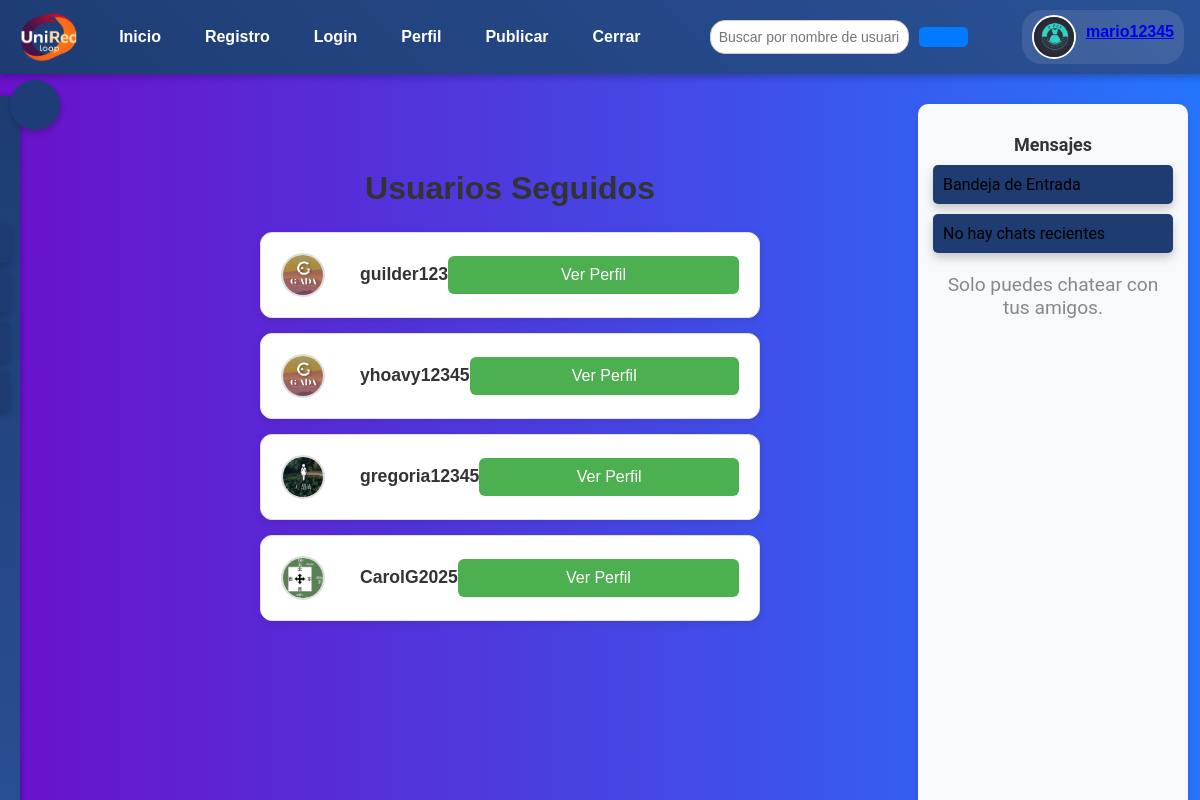
The app's page /seguidos/ (signed in) with its own data.
### MiApp/models.py (models this page shows, shortened)
class Perfil(models.Model):
    usuario = models.OneToOneField(User, on_delete=models.CASCADE)
    bio = models.TextField(blank=True, null=True)  # Información adicional sobre el usuario
    foto_perfil = models.ImageField(upload_to='perfil/', blank=True, null=True)  # Foto de perfil

class Seguimiento(models.Model):
    seguidor = models.ForeignKey(User, related_name='seguidores', on_delete=models.CASCADE)
    seguido = models.ForeignKey(User, related_name='seguidos', on_delete=models.CASCADE)
    fecha_seguimiento = models.DateTimeField(auto_now_add=True)
    class Meta:
        unique_together = ('seguidor', 'seguido')

### MiApp/views.py (the view)
# urls.py: path('seguidos/', views.ver_seguidos, name='ver_seguidos'),
@login_required
def ver_seguidos(request):
    seguidos = Seguimiento.objects.filter(seguidor=request.user)
    return render(request, 'ver_seguidos.html', {'seguidos': seguidos})

### MiApp/templates/ver_seguidos.html (shortened to what this page needs)
{% extends 'base.html' %}
{% block content %}
<div class="containerSeguidos">
    <h2 class="title">Usuarios Seguidos</h2>
    <ul class="followed-list">
        {% for seguimiento in seguidos %}
            <li class="followed-item">
                <div class="user-info">
                    <img class="user-avatar"
                         src="{{ seguimiento.seguido.perfil.foto_perfil.url|default:'/static/images/default-profile.png' }}"
                         alt="Foto de {{ seguimiento.seguido.username }}"
                         width="50">
                    <span class="followed-name">{{ seguimiento.seguido.username }}</span>
                </div>
                <button class="view-profile-btn">Ver Perfil</button>
            </li>
        {% endfor %}
    </ul>
</div>
{% endblock %}

### MiApp/templates/base.html (shortened to what this page needs)
{% load static %}
<!DOCTYPE html>
<html lang="es">
<head>
    <link rel="stylesheet" href="{% static 'css/barraNavegacion.css' %}">
    <link rel="stylesheet" href="{% static 'css/login.css' %}">
    <link rel="stylesheet" href="{% static 'css/registro.css' %}">
    <link rel="stylesheet" href="{% static 'css/perfil.css' %}">
    <link rel="stylesheet" href="{% static 'css/inicio.css' %}">
    <link rel="stylesheet" href="{% static 'css/agregar_publicacion.css' %}">
    <link rel="stylesheet" href="{% static 'css/menu_lateral.css' %}">
    <link rel="stylesheet" href="{% static 'css/ver_amigos.css' %}">
    <link rel="stylesheet" href="{% static 'css/ver_seguidores.css' %}">
    <link rel="stylesheet" href="{% static 'css/ver_seguidos.css' %}">
    <link rel="stylesheet" href="{% static 'css/ver_usuarios.css' %}">
    <link rel="stylesheet" href="{% static 'css/enviar_mensaje.css' %}">
    <link rel="stylesheet" href="{% static 'css/chat.css' %}">
    <link rel="stylesheet" href="{% static 'css/barra_izquierda.css' %}">
    <link rel="stylesheet" href="{% static 'css/bandeja_entrada.css' %}">
    <link rel="stylesheet" href="{% static 'css/ver_historias.css' %}">
    <link rel="stylesheet" href="{% static 'css/agregar_historia.css' %}">
</head>
<body>
    <nav class="BarraNavegacion">
        <div class="logo">
            <img src="{% static 'img/logo_UniRed-Loop.png' %}" alt="Logo de UniRed Loop" class="logo-img" >
        </div>
             <div class="menu-navegacion">
                <ul class="nav-menu">
                    <li><a href="{% url 'inicio' %}">Inicio </a></li>
                    <li><a href="{% url 'registro' %}">Registro </a></li>
                    <li><a href="{% url 'login' %}">Login</a></li>
                    <li><a href="{% url 'perfil' %}">Perfil </a></li>
                    <li><a href="{% url 'agregar_publicacion' %}">Publicar </a></li>
                    <li><a href="{% url 'logout' %}">Cerrar </a></li>
                </ul>
            </div>
        <div class="buscador-container">
            <input type="text" id="buscador" placeholder="Buscar por nombre de usuario" onkeyup="buscarPublicacion()">
            <button onclick="buscarPublicacion()"></button>
        </div>
        {% if user.is_authenticated %}
            <div class="Perfil">
                {% if user.perfil.foto_perfil %}
                    <img src="{{ user.perfil.foto_perfil.url }}" alt="Foto de perfil">
                {% else %}
                    <img src="{% static 'images/default-avatar.png' %}" alt="Foto de perfil">
                {% endif %}
                <label><a href="{% url 'perfil' %}">{{ user.username }}</a></label>
            </div>
        {% endif %}
    </nav>
    {% include 'menu_lateral.html' %}
    {% include 'barra_izquierda.html' %}
    <div class="content">
        {% block content %}
        {% endblock %}
    </div>
</body>
</html>

### MiApp/templates/menu_lateral.html (shortened to what this page needs)
{% load static %}
<div class="menu-icon" id="menuToggle">
</div>
<div class="menu-container" id="sideMenu">
    <h2>Menú</h2>
    <nav class="side-menu">
        <div>
            <li><a href="{% url 'ver_amigos' %}">Amigos</a></li>
            <li><a href="{% url 'ver_seguidores' %}">Seguidores</a></li>
            <li><a href="{% url 'ver_seguidos' %}">Seguidos</a></li>
            <li><a href="{% url 'ver_usuarios' %}">Usuarios</a></li>
        </div>
    </nav>
</div>

### MiApp/templates/barra_izquierda.html (shortened to what this page needs)
{% load static %}
<div class="menu-container-izquierdo">
    <h2>Mensajes</h2>
    <nav class="side-menu">
        <ul>
            <li><a href="{% url 'bandeja_entrada' %}">  Bandeja de Entrada</a></li>
            {% if ultimo_chat_id %}
                <li><a href="{% url 'chat' receptor_id=ultimo_chat_id %}">Chat con Usuario</a></li>
            {% else %}
                <li><a href="#">No hay chats recientes</a></li>
            {% endif %}
            {% for amistad in amigos %}
                <li class="friend-itemm">
                    {% if amistad.usuario1 == user %}
                        <span class="friend-namee">{{ amistad.usuario2.username }}</span>
                        <a href="{% url 'enviar_mensaje' receptor_id=amistad.usuario2.id %}" class="view-profile-btnn">Mensaje</a>
                        <a href="{% url 'chat' receptor_id=amistad.usuario2.id %}" class="view-profile-btn">Chat</a>
                    {% elif amistad.usuario2 == user %}
                        <span class="friend-namee">{{ amistad.usuario1.username }}</span>
                        <a href="{% url 'enviar_mensaje' receptor_id=amistad.usuario1.id %}" class="view-profile-btnnn">Mensaje</a>
                        <a href="{% url 'chat' receptor_id=amistad.usuario1.id %}" class="view-profile-btnn">Chat</a>
                    {% endif %}
                </li>
            {% empty %}
                <p class="no-friends">Solo puedes chatear con tus amigos.</p>
            {% endfor %}
        </ul>
    </nav>
</div>

### MiApp/static/css/barraNavegacion.css (style rules this page uses)
.BarraNavegacion { position: fixed; display: flex; align-items: center; justify-content: space-between; background: linear-gradient(45deg, #1e3c72, #2a5298); padding: 10px 20px; box-shadow: 0 4px 6px rgba(0, 0, 0, 0.2); font-family: 'Arial', sans-serif; width: 97%; left: 0%; top: 0%; z-index: 2; }
.BarraNavegacion .menu-navegacion ul { display: flex; list-style: none; margin: 0; padding: 0; }
.BarraNavegacion .menu-navegacion ul li { margin: 0 10px; }
.BarraNavegacion .menu-navegacion ul li a { text-decoration: none; color: #ffffff; font-weight: bold; padding: 8px 12px; border-radius: 5px; transition: background 0.3s ease-in-out, transform 0.2s; }
.BarraNavegacion .Perfil { display: flex; align-items: center; background: rgba(255, 255, 255, 0.1); padding: 5px 10px; border-radius: 20px; transition: all 0.3s ease-in-out; }
.BarraNavegacion .Perfil img { margin-right: 10px; border: 2px solid #ffffff; border-radius: 50%; width: 40px; height: 40px; object-fit: cover; transition: border 0.3s ease-in-out; }
.BarraNavegacion .Perfil label { color: #ffffff; font-weight: bold; font-size: 16px; white-space: nowrap; }
.BarraNavegacion .menu-navegacion ul li:last-child { margin-right: 10px; }
.buscador-container { display: flex; align-items: center; margin-left: 20px; }
#buscador { padding: 8px; border-radius: 15px; border: 1px solid #ccc; width: 200px; margin-right: 10px; font-size: 14px; }
.buscador-container button { background-color: #007BFF; color: white; border: none; border-radius: 5px; cursor: pointer; font-size: 14px; transition: background-color 0.3s; }
.content { position: absolute; top: 10%; left: 15%; width: 55%; z-index: 1; }
.logo { display: flex; width: 50px; height: 50px; }
.logo img { width: 60px; height: 50px; }
.menu-navegacion { display: flex; }

### MiApp/static/css/registro.css (style rules this page uses)
body { font-family: 'Arial', sans-serif; margin: 0; padding: 0; background: linear-gradient(to right, #6a11cb, #2575fc); color: #333; }

### MiApp/static/css/menu_lateral.css (style rules this page uses)
.menu-icon { width: 50px; height: 50px; background-color: #1e3c76; border-radius: 50%; display: flex; justify-content: center; align-items: center; position: fixed; top: 80px; left: 10px; z-index: 1100; cursor: pointer; box-shadow: 1px 3px 5px 1px rgba(14, 13, 13, 0.2); transition: all 0.3s ease; }
.menu-container { position: fixed; top: 12%; left: -150px; width: 150px; height: 100vh; background: linear-gradient(#1e3c72, #2a5298); padding: 10px; box-shadow: 2px 0 5px rgba(0, 0, 0, 0.2); transition: left 0.3s ease; z-index: 2; }
.menu-container h2 { color: white; margin-top: 40%; }
.side-menu div { list-style: none; padding: 0; margin: 0; }
.side-menu li { margin-bottom: 15px; }
.side-menu a { position: relative; overflow: hidden; text-decoration: none; color: white; font-size: 18px; padding: 10px; display: block; border-radius: 5px; background-color: #1e3c72; transition: background-color 0.3s ease; }
.side-menu a { box-shadow: 0px 5px 10px rgba(0, 0, 0, 0.2); transition: box-shadow 0.3s ease; }

### MiApp/static/css/ver_amigos.css (style rules this page uses)
.title { text-align: center; font-size: 2rem; color: #333; margin-bottom: 20px; font-family: 'Arial', sans-serif; }
.view-profile-btn { background-color: #4CAF50; color: white; border: none; padding: 10px 20px; font-size: 1rem; border-radius: 5px; cursor: pointer; transition: background-color 0.3s ease; }
.no-friends { text-align: center; color: #888; font-size: 1.2rem; margin-top: 20px; }

### MiApp/static/css/ver_seguidores.css (style rules this page uses)
.title { text-align: center; font-size: 2rem; color: #333; margin-bottom: 20px; font-family: 'Arial', sans-serif; }
.view-profile-btn { background-color: #007BFF; color: white; border: none; padding: 10px 20px; font-size: 1rem; border-radius: 5px; cursor: pointer; transition: background-color 0.3s ease; }

### MiApp/static/css/ver_usuarios.css (style rules this page uses)
.user-info { display: flex; align-items: center; }
label { font-size: 18px; font-weight: bold; margin-bottom: 10px; display: block; color: #333; }

### MiApp/static/css/enviar_mensaje.css (style rules this page uses)
body { font-family: 'Roboto', sans-serif; background-color: #f4f7fb; margin: 0; padding: 0; display: flex; justify-content: center; align-items: center; height: 100vh; }

### MiApp/static/css/barra_izquierda.css (style rules this page uses)
.menu-container-izquierdo { position: fixed; right: 1%; top: 13%; width: 20%; background-color: #f8f9fa; border-radius: 10px; padding: 15px; box-shadow: 0 4px 8px rgba(0, 0, 0, 0.1); height: 100%; }
.menu-container-izquierdo h2 { font-size: 18px; margin-bottom: 10px; color: #333; }
.side-menu ul { list-style: none; padding: 0; margin: 0; }
.side-menu li { margin-bottom: 10px; }
.side-menu a { text-decoration: none; color: #000000; font-size: 16px; transition: color 0.3s; }

### records on screen
Seguimiento: seguido.perfil.foto_perfil (picture), seguido.username "guilder123"
Seguimiento: seguido.perfil.foto_perfil (picture), seguido.username "yhoavy12345"
Seguimiento: seguido.perfil.foto_perfil (picture), seguido.username "gregoria12345"
Seguimiento: seguido.perfil.foto_perfil (picture), seguido.username "CarolG2025"

### other values on screen
{{ user.username }} "mario12345"
